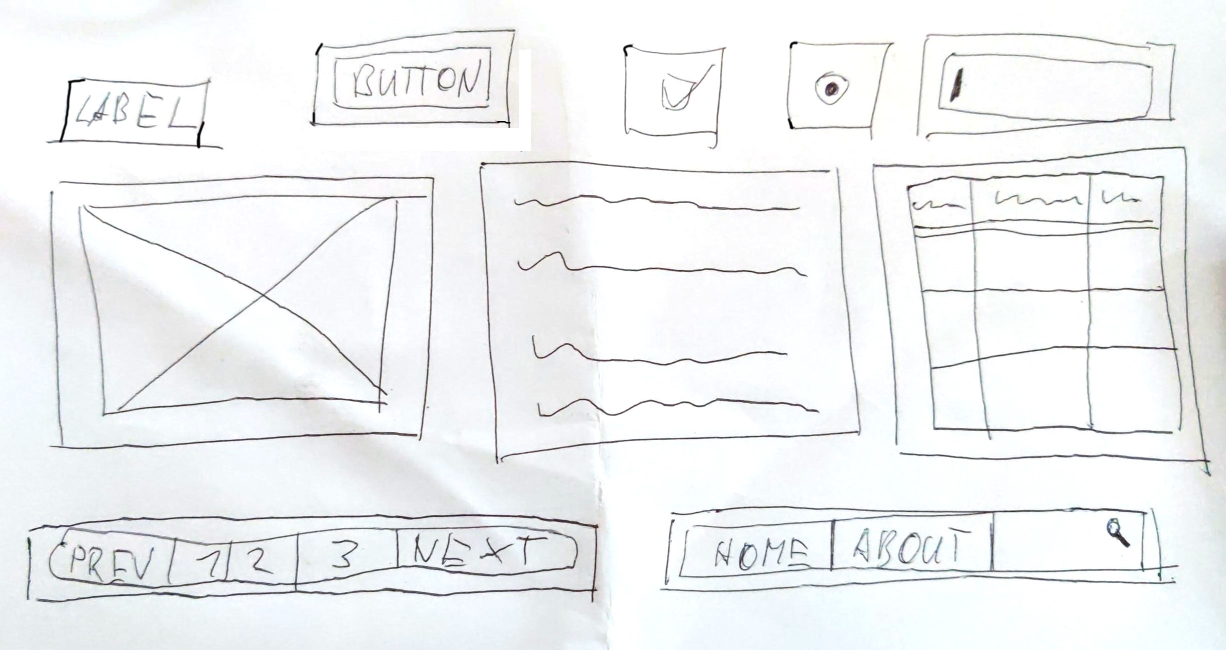
#> input picture data-raw/001.jpg, 2451 x 1299 px (shown at 1/2 size)
$ python extract.py data-raw/001.jpg
#> lines starting #> are read from the running program, lines starting #| are printed output that depends on the picture; after the words box and inside, x2 and y2 are one past the last pixel; in counts of white or black regions, pixels touching at a corner belong together
### logger.py
from colorama import Fore, Style, init

INITIALIZED = False
if not INITIALIZED:
    init()
    INITIALIZED = True


def log_info(string, dim=False):
    if dim:
        print(f"{Style.DIM}[INFO] {string}{Style.RESET_ALL}")
    else:
        print(f"[INFO] {string}")


# [13 lines left out: function log_prediction, not called in this run]


def log_warning(string):
    print(f"{Fore.YELLOW}[WARN]{Style.RESET_ALL} {string}")


def log_failure(string):
    print(f"{Fore.RED}[FAIL]{Style.RESET_ALL} {string}")

### extract.py
import argparse
import sys

import cv2 as cv
import imutils
import numpy as np

import logger


def resize_to_target_size(image):
    longer_side = max(image.shape)
    target_size = 1600
    scaling = target_size / longer_side
    # Choose better interpolation Method depending on down or upscaling
    interpolation = cv.INTER_CUBIC if scaling > 1 else cv.INTER_AREA
    return cv.resize(image, (0, 0), fx=scaling, fy=scaling, interpolation=interpolation)


def assess_noise(image):
    img_blur = cv.GaussianBlur(image, (9, 9), 0)
    mse, _ = cv.quality.QualityMSE_compute(image, img_blur)
    if mse[0] > 1000:
        logger.log_warning("Image might be too noisy")


def assess_blur(image):
    laplacian_variance = cv.Laplacian(image, cv.CV_64F).var()
    if laplacian_variance < 200:
        logger.log_warning("Image might be too blurry")


def detect_ridges(image):
    ridge_filter = cv.ximgproc.RidgeDetectionFilter_create(scale=0.3)
    ridges = ridge_filter.getRidgeFilteredImage(image)
    _, thresh = cv.threshold(ridges, 0, 255, cv.THRESH_BINARY | cv.THRESH_OTSU)
    return thresh


def close_gaps(image):
    kernel = np.ones((5, 5), np.uint8)
    return cv.dilate(image, kernel, iterations=4)


def find_external_contours(image):
    contours, _ = cv.findContours(image, cv.RETR_EXTERNAL, cv.CHAIN_APPROX_SIMPLE)
    external_contours = []
    for contour in contours:
        epsilon = 0.04 * cv.arcLength(contour, True)
        approx = cv.approxPolyDP(contour, epsilon, True)
        # Not the right shape
        if len(approx) != 4 or not cv.isContourConvex(approx):
            continue
        # Too small
        if cv.contourArea(approx) < 4096:
            continue
        external_contours.append(contour)

    count = len(external_contours)
    if count == 0:
        logger.log_failure("Couldn't find any elements")
        sys.exit(1)
    logger.log_info(f"Extracted {count} elements")
    external_contours.sort(key=lambda x: x[0].min(axis=0)[1])
    return external_contours


def remove_external_contours(image, contours):
    mask = np.zeros_like(image)
    cv.drawContours(mask, contours, -1, 255, -1)
    kernel = np.ones((5, 5), np.uint8)
    mask = cv.erode(mask, kernel, iterations=6)
    out = np.zeros_like(image)
    out[mask == 255] = image[mask == 255]
    return out


def extract_elements(image, contours):
    elements = []
    for contour in contours:
        center, size, angle = cv.minAreaRect(contour)
        x_pos, y_pos, width, height = cv.boundingRect(contour)
        x_pos += 10
        y_pos += 10
        width -= 20
        height -= 20
        bbox = [x_pos, y_pos, width, height]
        crop = image[y_pos : y_pos + height, x_pos : x_pos + width]
        angle = angle if angle > -45 else 90 + angle
        rotated = imutils.rotate(crop, angle)
        elements.append([rotated, bbox])
    return elements


def get_elements_from_path(path):
    img = cv.imread(path, cv.IMREAD_GRAYSCALE)
    return get_elements_from_image(img)


def get_elements_from_image(image):
    assess_noise(image)
    img_resized = resize_to_target_size(image)
    assess_blur(img_resized)
    img_segmented = detect_ridges(img_resized)
    img_closed_gaps = close_gaps(img_segmented)
    external_contours = find_external_contours(img_closed_gaps)
    img_cleaned = remove_external_contours(img_segmented, external_contours)
    elements = extract_elements(img_cleaned, external_contours)
    return img_resized, elements


def process_image_from_args(args):
    bboxes, crops = get_elements_from_path(args.image)
#> in assess_noise, `mse, _ = cv.quality.QualityMSE_compute(image, img_blur)`: mse = (121.7, 0, 0, 0)
#> in assess_blur, `laplacian_variance = cv.Laplacian(image, cv.CV_64F).var()`: laplacian_variance = 583.1
#> in detect_ridges, `_, thresh = cv.threshold(ridges, 0, 255, cv.THRESH_BINARY | cv.THRESH_..`:
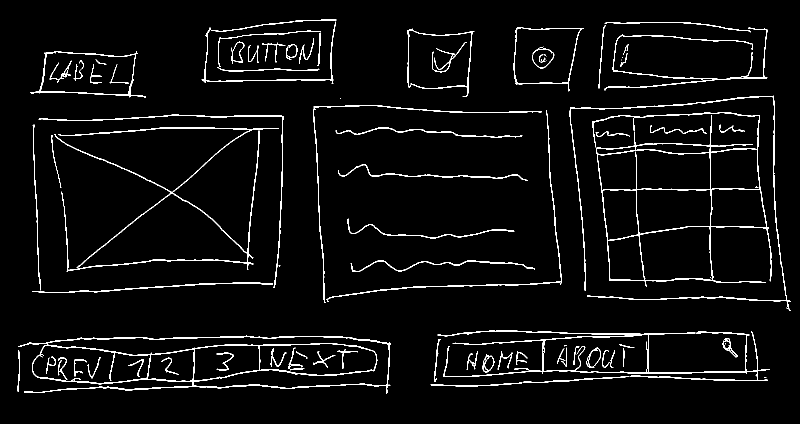
#> thresh: shape (848, 1600) (shown at 1/2 size); 3.8% white in thin lines or dots, all inside (x1, y1, x2, y2) = (35, 38, 1581, 787)
#> in close_gaps, `return cv.dilate(image, kernel, iterations=4)`:
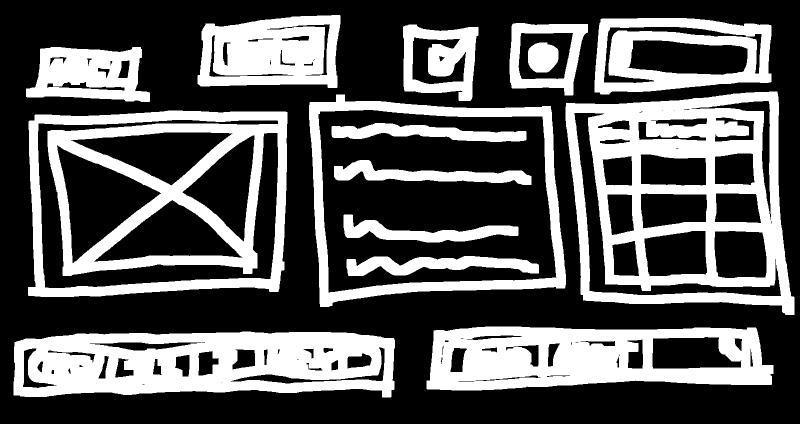
#> returned value: shape (848, 1600) (shown at 1/2 size); 35.4% white; 15 white regions
#> in find_external_contours, `contours, _ = cv.findContours(image, cv.RETR_EXTERNAL, cv.CHAIN_APPROX..`: contours = 10 contours; largest, box (x1, y1, x2, y2) and area: (618, 189, 1132, 614) 182966, (56, 221, 575, 594) 181182, (1131, 183, 1589, 630) 169210, (27, 663, 790, 795) 88101, (853, 653, 1547, 781) 75399
#> the loop in find_external_contours, `for contour in contours:` made 10 passes
#> (epsilon, approx) on passes 1 to 7: (72.31, [[789, 679], [50, 677], [27, 790], [781, 794]]), (65.42, [[853, 777], [1546, 730], [1511, 655], [953, 654]]), (71.81, [[574, 224], [70, 229], [56, 590], [556, 583]]), (73, [[619, 205], [640, 613], [1129, 576], [1101, 212]]), (70.12, [[1554, 183], [1132, 206], [1166, 600], [1588, 629]]), (29.08, [[52, 177], [299, 202], [281, 94], [81, 97]]), (24.66, [[806, 53], [809, 182], [940, 201], [956, 54]])
#> after the loop in find_external_contours, `for contour in contours:`: external_contours has the same summary as contours
#> in find_external_contours, `count = len(external_contours)`: count = 10
#> in get_elements_from_image, `external_contours = find_external_contours(img_closed_gaps)`: external_contours has the same summary as contours in find_external_contours
#> in remove_external_contours, `mask = cv.erode(mask, kernel, iterations=6)`:
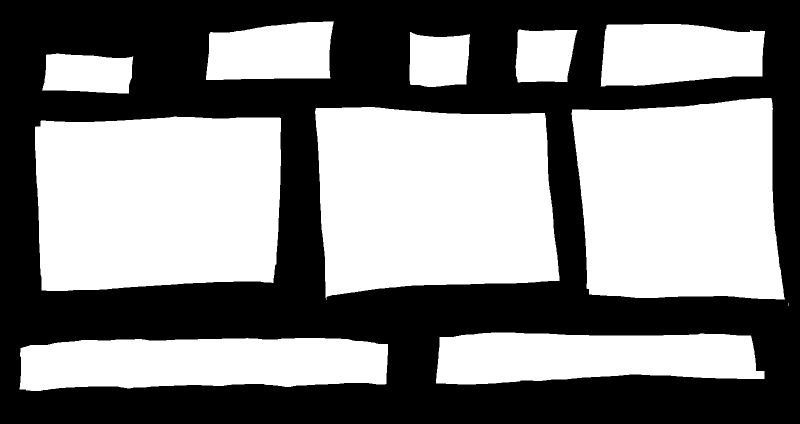
#> mask: shape (848, 1600) (shown at 1/2 size); 50.9% white; 1 black region, box (x1, y1, x2, y2) and area: (0, 0, 1600, 848) 665953
#> in remove_external_contours, `out[mask == 255] = image[mask == 255]`:
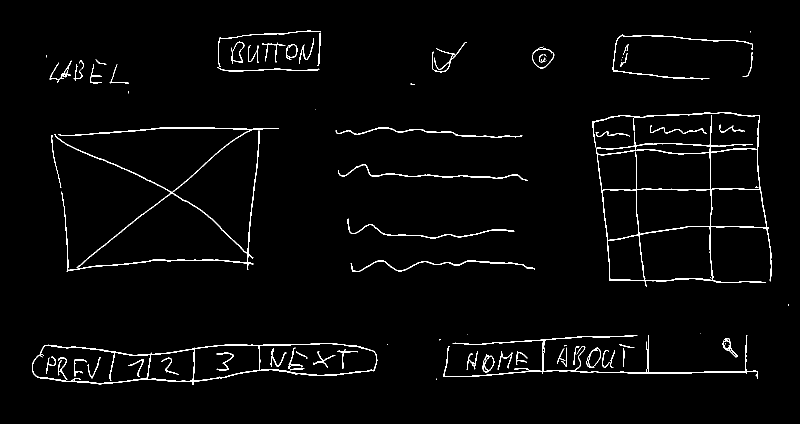
#> out: shape (848, 1600) (shown at 1/2 size); 2.2% white in thin lines or dots, all inside (x1, y1, x2, y2) = (64, 61, 1577, 770)
#> the loop in extract_elements, `for contour in contours:` made 10 passes
#> (center, size, angle, x_pos, y_pos, width, height) on passes 1 to 7: ((537.5, 101), (145.3, 283.8), 0.674, 405, 40, 266, 126), ((1365.4, 110.3), (354.8, 151.2), -0.796, 1199, 46, 334, 133), ((1095.5, 115.6), (144.5, 152.4), 3.47, 1029, 56, 137, 125), ((878.4, 125.1), (148.4, 150.6), 2.33, 816, 59, 131, 133), ((175.5, 148.5), (109, 247), 0, 62, 104, 228, 90), ((1359.5, 417.5), (435.6, 448.9), -3.35, 1141, 193, 438, 427), ((869.9, 384.9), (495.1, 421.6), -4.49, 628, 199, 494, 405)
#> pass 1, in extract_elements, `rotated = imutils.rotate(crop, angle)`:
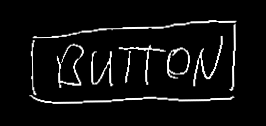
#> rotated: shape (126, 266); min 0, max 255, mean 14.7
#> pass 2, in extract_elements, `rotated = imutils.rotate(crop, angle)`:
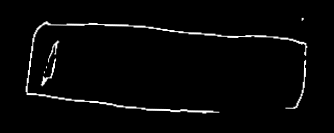
#> rotated: shape (133, 334); min 0, max 255, mean 6.7
#> after the loop in extract_elements, `for contour in contours:`:
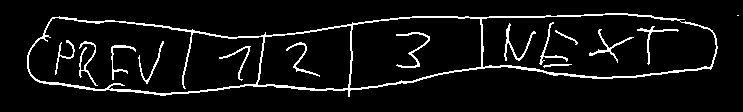
#> crop: shape (112, 743); 6.7% white in thin lines or dots, all inside (x1, y1, x2, y2) = (27, 13, 739, 97)
#> after the loop in extract_elements, `for contour in contours:`: elements = 10 items
    if args.show_crops:
        for crop in crops:
            cv.imshow("CROP", crop)
            cv.waitKey(0)
    if args.write_crops:
        for i, crop in enumerate(crops):
            out_filename = args.image.replace(".jpg", f"_crop_{i}.png")
            cv.imwrite(out_filename, crop)


def main():
    parser = argparse.ArgumentParser(description="Extract wireframes from image.")
    parser.add_argument("image")
    parser.add_argument("-s", "--show-crops", action="store_true")
    parser.add_argument("-w", "--write-crops", action="store_true")
    parser.set_defaults(func=process_image_from_args)

    args = parser.parse_args()
    args.func(args)


if __name__ == "__main__":
    main()

$ run again, on data-raw/003.jpg
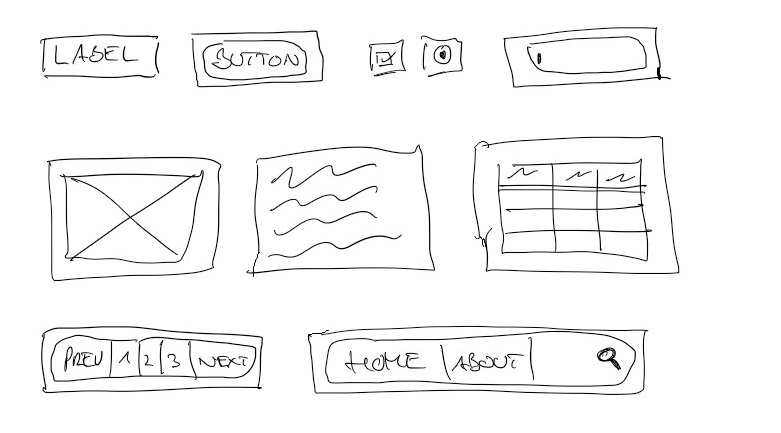
#> input picture data-raw/003.jpg, 781 x 433 px
#> in get_elements_from_path, img is the input picture: shape (433, 781); min 0, max 255, mean 246.3
#> mse = (785.6, 0, 0, 0)
#> laplacian_variance = 549.9
#> in detect_ridges, `_, thresh = cv.threshold(ridges, 0, 255, cv.THRESH_BINARY | cv.THRESH_..`:
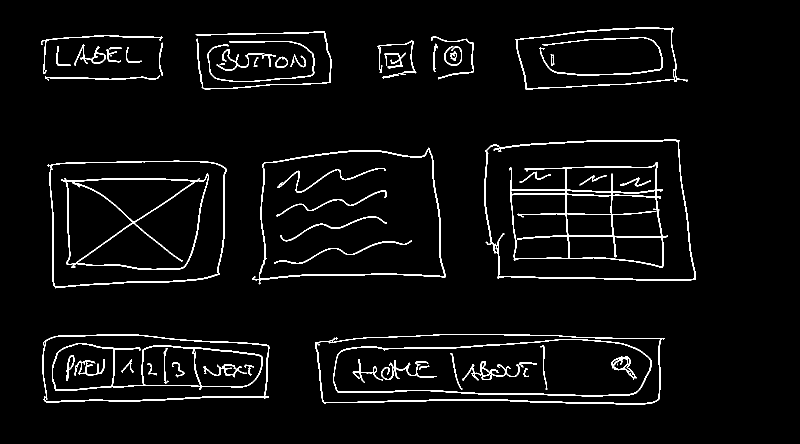
#> thresh: shape (887, 1600) (shown at 1/2 size); 3.7% white in thin lines or dots, all inside (x1, y1, x2, y2) = (82, 55, 1392, 809)
#> contours = 10 contours; largest, box (x1, y1, x2, y2) and area: (961, 271, 1400, 569) 119580, (622, 660, 1337, 817) 103151, (496, 287, 900, 577) 96450, (87, 313, 461, 585) 92849, (76, 660, 547, 813) 64845
#> the loop in find_external_contours, `for contour in contours:` made 10 passes
#> (epsilon, approx) on passes 1 to 7: (68.61, [[622, 677], [640, 814], [1327, 804], [1336, 668]]), (48.81, [[78, 677], [84, 812], [544, 803], [538, 680]]), (49.68, [[460, 329], [88, 321], [99, 579], [446, 557]]), (54.26, [[867, 289], [520, 317], [496, 566], [898, 562]]), (58.08, [[1366, 272], [974, 282], [987, 564], [1398, 567]]), (14.08, [[834, 74], [747, 84], [758, 164], [840, 152]]), (15.65, [[854, 67], [869, 166], [954, 152], [953, 76]])
#> after the loop in find_external_contours, `for contour in contours:`: external_contours has the same summary as contours
#> count = 10
#> in get_elements_from_image, `external_contours = find_external_contours(img_closed_gaps)`: external_contours has the same summary as contours in find_external_contours
#> out: shape (887, 1600); 2.2% white in thin lines or dots, all inside (x1, y1, x2, y2) = (90, 74, 1349, 799)
#> the loop in extract_elements, `for contour in contours:` made 10 passes
#> (center, size, angle, x_pos, y_pos, width, height) on passes 1 to 7: ((1202.3, 114.9), (355.3, 130.2), -2.89, 1033, 57, 340, 121), ((527.1, 120.4), (286.2, 126.9), -1.21, 393, 65, 268, 112), ((203.9, 114.8), (259.2, 105.8), -0.764, 84, 72, 240, 88), ((904.6, 114.8), (100.2, 101.5), -1.12, 864, 75, 82, 82), ((792.9, 118.7), (90.45, 86.82), -5.53, 757, 83, 74, 72), ((1179.5, 420.9), (437, 297.5), -0.444, 971, 281, 419, 278), ((692.8, 431.3), (403.5, 276.7), -2.16, 506, 297, 384, 270)
#> after the loop in extract_elements, `for contour in contours:`:
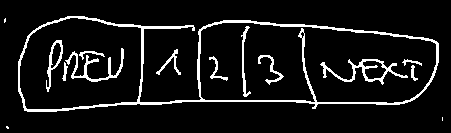
#> crop: shape (133, 451); 8.4% white in thin lines or dots, all inside (x1, y1, x2, y2) = (4, 16, 443, 129)
#> after the loop in extract_elements, `for contour in contours:`: elements = 10 items

$ run again, on data-raw/004.jpg
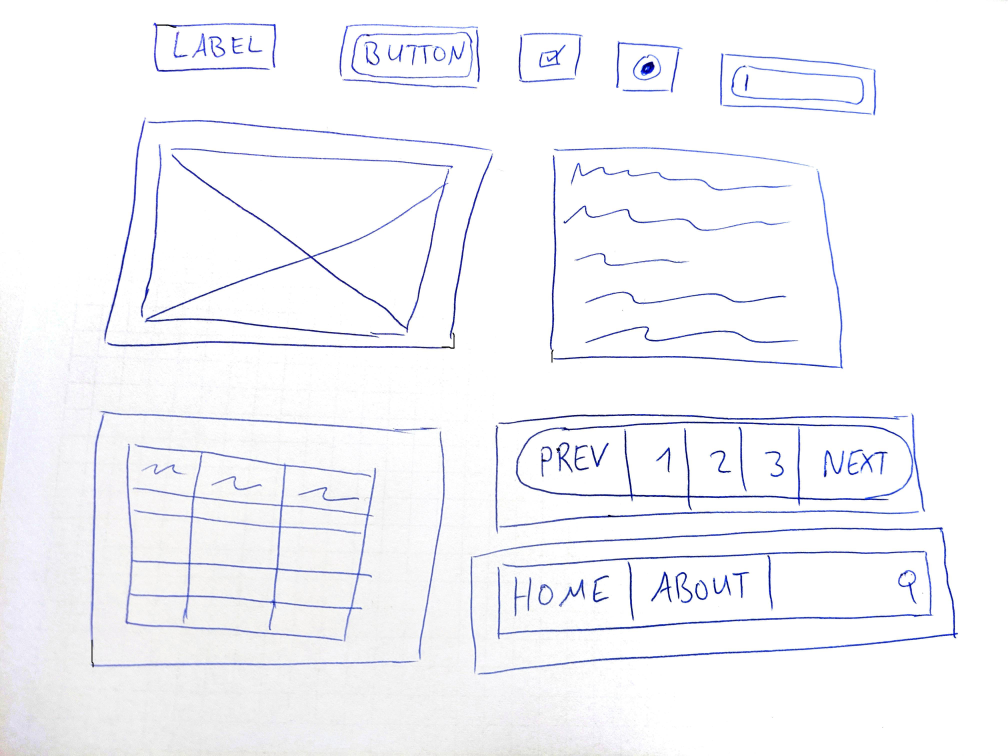
#> input picture data-raw/004.jpg, 4032 x 3024 px (shown at 1/4 size)
#> mse = (61.33, 0, 0, 0)
#> laplacian_variance = 785.3
#> in detect_ridges, `_, thresh = cv.threshold(ridges, 0, 255, cv.THRESH_BINARY | cv.THRESH_..`:
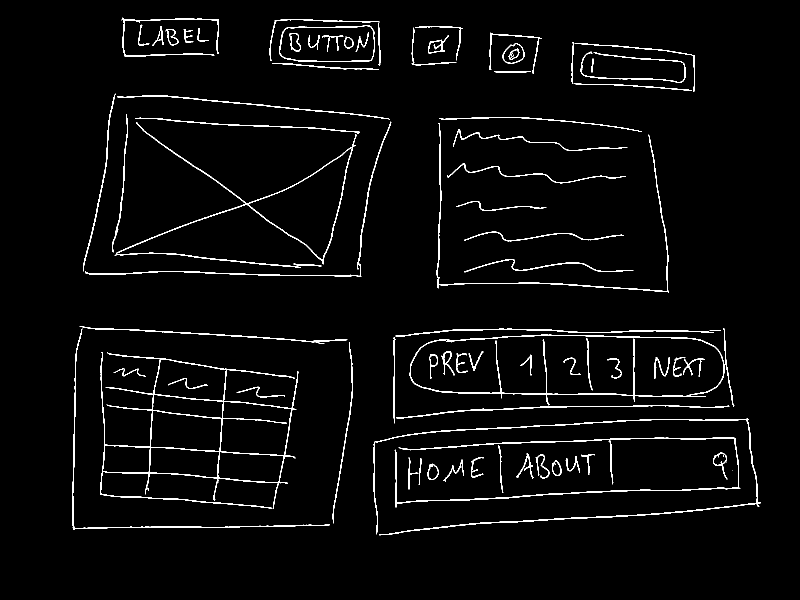
#> thresh: shape (1200, 1600) (shown at 1/2 size); 2.9% white in thin lines or dots, all inside (x1, y1, x2, y2) = (144, 35, 1521, 1071)
#> contours = 10 contours; largest, box (x1, y1, x2, y2) and area: (136, 645, 714, 1068) 224359, (158, 179, 791, 562) 201368, (739, 829, 1529, 1079) 158786, (865, 226, 1346, 594) 158716, (778, 648, 1477, 855) 118952
#> the loop in find_external_contours, `for contour in contours:` made 10 passes
#> (epsilon, approx) on passes 1 to 7: (80.13, [[1504, 830], [740, 875], [745, 1076], [1525, 1021]]), (71.33, [[1457, 651], [784, 662], [780, 851], [1475, 820]]), (77.74, [[151, 645], [139, 1067], [675, 1053], [702, 671]]), (66.3, [[871, 228], [868, 584], [1345, 593], [1304, 261]]), (77.19, [[222, 179], [163, 554], [730, 560], [787, 230]]), (29.06, [[1136, 77], [1136, 175], [1396, 190], [1396, 102]]), (16.79, [[973, 57], [970, 147], [1075, 154], [1090, 68]])
#> after the loop in find_external_contours, `for contour in contours:`: external_contours has the same summary as contours
#> count = 10
#> in get_elements_from_image, `external_contours = find_external_contours(img_closed_gaps)`: external_contours has the same summary as contours in find_external_contours
#> out: shape (1200, 1600); 1.7% white in thin lines or dots, all inside (x1, y1, x2, y2) = (164, 44, 1481, 1018)
#> the loop in extract_elements, `for contour in contours:` made 10 passes
#> (center, size, angle, x_pos, y_pos, width, height) on passes 1 to 7: ((340, 74), (94, 210), 0, 245, 37, 191, 75), ((650.4, 88.18), (114.1, 238.7), 1.49, 541, 40, 219, 98), ((873.5, 91), (94, 117), 0, 825, 54, 98, 75), ((1029.9, 107.1), (95.19, 119.4), 3.37, 980, 67, 102, 78), ((1266.2, 133.5), (100.7, 267), 3.59, 1145, 86, 243, 96), ((473.6, 390.2), (388.2, 603.4), 5.49, 168, 189, 613, 363), ((1107.1, 407.9), (361.5, 482.9), 1.12, 875, 236, 461, 348)
#> after the loop in extract_elements, `for contour in contours:`:
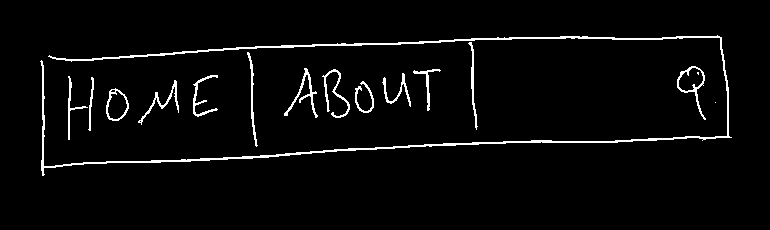
#> crop: shape (230, 770); 3.5% white in thin lines or dots, all inside (x1, y1, x2, y2) = (40, 35, 732, 176)
#> after the loop in extract_elements, `for contour in contours:`: elements = 10 items
